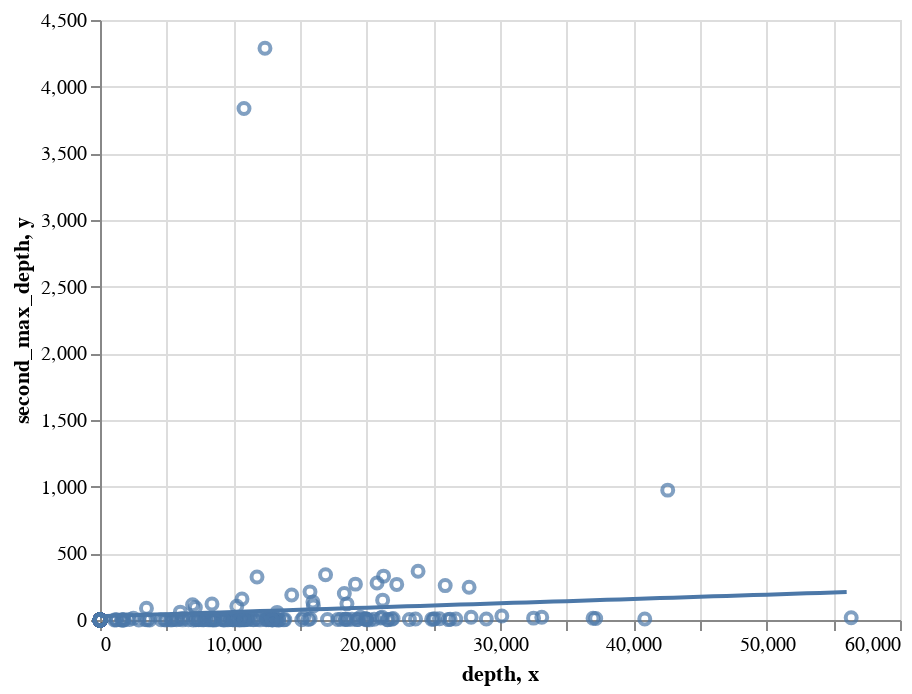

The notebook cell this image was saved under:
### Code cell
model.plot("test.png", "chr12:25398284")

### Figure 1 — Vega-Lite specification as saved in the notebook (floating-point values rounded to 4 significant figures; data arrays with more than 128 entries replaced by an {"elided": "..."} marker saying what was removed)
{"config": {"view": {"continuousWidth": 400, "continuousHeight": 300}}, "layer": [{"data": {"name": "data-2cd88c1c59804ba0c9c2e18060848d18"}, "mark": "point", "encoding": {"tooltip": [{"type": "nominal", "field": "file"}, {"type": "nominal", "field": "sample"}], "x": {"type": "quantitative", "field": "depth"}, "y": {"type": "quantitative", "field": "second_max_depth"}}}, {"data": {"name": "data-b4a7b48bdd5d7ccd86393d51e8b616d4"}, "mark": "line", "encoding": {"x": {"type": "quantitative", "field": "x"}, "y": {"type": "quantitative", "field": "y"}}}], "$schema": "https://vega.github.io/schema/vega-lite/v4.8.1.json", "datasets": {"data-2cd88c1c59804ba0c9c2e18060848d18": {"elided": "257 records"}, "data-b4a7b48bdd5d7ccd86393d51e8b616d4": [{"x": 0, "y": 27.83}, {"x": 1000, "y": 31.08}, {"x": 2000, "y": 34.32}, {"x": 3000, "y": 37.57}, {"x": 4000, "y": 40.82}, {"x": 5000, "y": 44.07}, {"x": 6000, "y": 47.32}, {"x": 7000, "y": 50.57}, {"x": 8000, "y": 53.82}, {"x": 9000, "y": 57.06}, {"x": 10000, "y": 60.31}, {"x": 11000, "y": 63.56}, {"x": 12000, "y": 66.81}, {"x": 13000, "y": 70.06}, {"x": 14000, "y": 73.31}, {"x": 15000, "y": 76.56}, {"x": 16000, "y": 79.81}, {"x": 17000, "y": 83.05}, {"x": 18000, "y": 86.3}, {"x": 19000, "y": 89.55}, {"x": 20000, "y": 92.8}, {"x": 21000, "y": 96.05}, {"x": 22000, "y": 99.3}, {"x": 23000, "y": 102.5}, {"x": 24000, "y": 105.8}, {"x": 25000, "y": 109.0}, {"x": 26000, "y": 112.3}, {"x": 27000, "y": 115.5}, {"x": 28000, "y": 118.8}, {"x": 29000, "y": 122.0}, {"x": 30000, "y": 125.3}, {"x": 31000, "y": 128.5}, {"x": 32000, "y": 131.8}, {"x": 33000, "y": 135.0}, {"x": 34000, "y": 138.3}, {"x": 35000, "y": 141.5}, {"x": 36000, "y": 144.8}, {"x": 37000, "y": 148.0}, {"x": 38000, "y": 151.3}, {"x": 39000, "y": 154.5}, {"x": 40000, "y": 157.8}, {"x": 41000, "y": 161.0}, {"x": 42000, "y": 164.3}, {"x": 43000, "y": 167.5}, {"x": 44000, "y": 170.8}, {"x": 45000, "y": 174.0}, {"x": 46000, "y": 177.3}, {"x": 47000, "y": 180.5}, {"x": 48000, "y": 183.8}, {"x": 49000, "y": 187.0}, {"x": 50000, "y": 190.3}, {"x": 51000, "y": 193.5}, {"x": 52000, "y": 196.8}, {"x": 53000, "y": 200.0}, {"x": 54000, "y": 203.3}, {"x": 55000, "y": 206.5}, {"x": 56000, "y": 209.8}]}}
